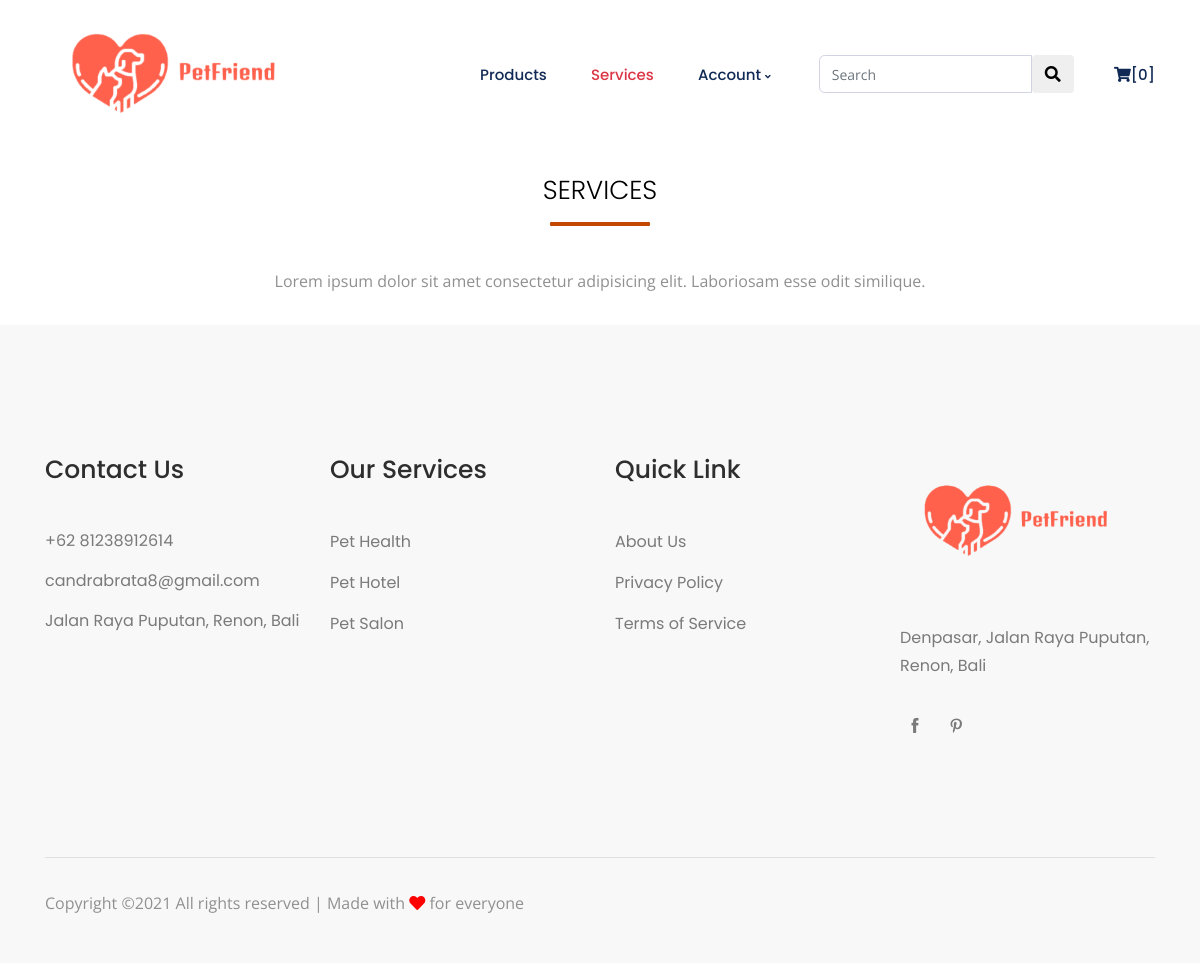
Before: /home/services with the older database file.
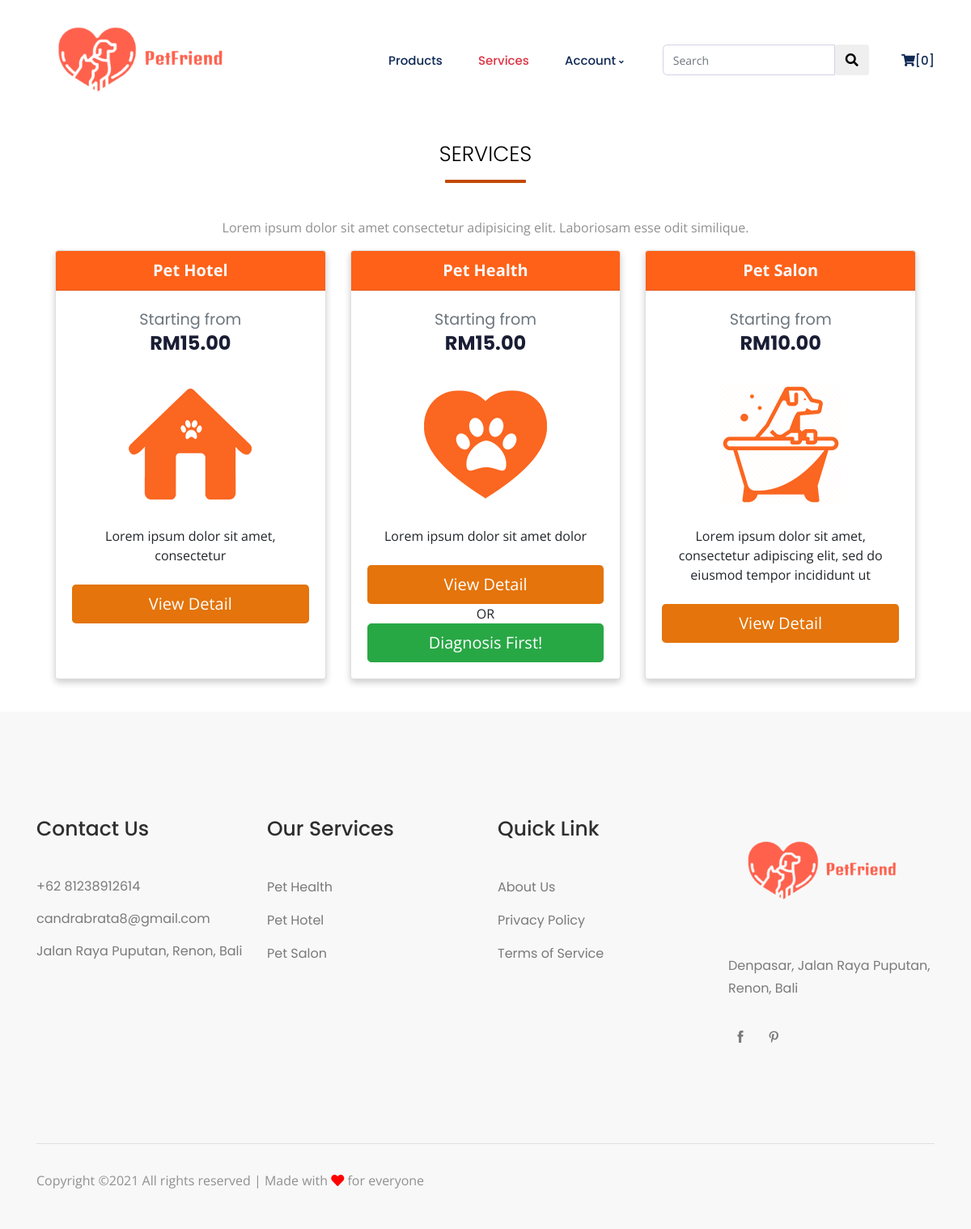
After: the same page with the newer database file.
### tables this page shows
CREATE TABLE `services` (
  `id` int(11) NOT NULL,
  `name` varchar(128) NOT NULL,
  `description` varchar(256) NOT NULL,
  `img` varchar(128) NOT NULL,
  `price` decimal(8,2) NOT NULL,
  `resource` int(10) NOT NULL,
  `is_available` int(11) NOT NULL
);

### application/controllers/Home.php (called while the page is built, shortened)
<?php
class Home extends CI_Controller {
	public function services()
	{
		$data['services'] = $this->model_services->show_data()->result();
        $data['title'] = 'Services';
        if(empty ($role_id))
        {
            $role = "2";
        }
        else
        {
            $role = $role_id;
        }
        $data['role_id'] =  $role;
        $this->load->view('home/header',$data);
        $this->load->view('home/services',$data);
        $this->load->view('home/footer');
    }
}

### index.php (called while the page is built, shortened)
<?php
require_once BASEPATH.'core/CodeIgniter.php';

### application/models/model_services.php (called while the page is built, shortened)
<?php
class Model_services extends CI_Model{
    public function show_data(){
        return $this->db->get('services');
    }
}

### application/helpers/pet_helper.php (called while the page is built, shortened)
<?php
function is_admin()
{
    $ci = get_instance();
    $role_id = $ci->session->userdata('role_id');
    if($role_id == 1)
    {
        return 1;
    }
    elseif($role_id == 2)
    {
        return 2;
    }
    elseif($role_id == 3)
    {
        return 3;
    }
    else
    {
        return false;
    }
}

### application/views/home/services.php (the view, shortened to what this page needs)
<h2 class="mt-4">Services</h2>
<p class="text-center">Lorem ipsum dolor sit amet consectetur adipisicing elit. Laboriosam esse odit similique.</p>
<div class="row">
    <div class="container">
        <div class="card-deck mb-3 mx-2 text-center">
        <?php foreach ($services as $s) : ?>
            <div class="card mb-4 shadow-sm single_service">
                <div class="card-header back-head text-light h5">
                    <strong class="my-0"><?= $s->name ?></strong>
                </div>
                <div class="card-body">
                    <h3 class="card-title pricing-card-title"><small class="text-muted">Starting from</small> <br><strong>RM<?= $s->price?></strong></h3>
                    <div class="img-services">
                        <img src="<?= base_url().'/assets/services/'.$s->img ?>" class="img-fluid">
                    </div>
                    <ul class="list-unstyled mt-0 mb-4">
                        <li><?= $s->description ?></li>
                    </ul>
                    <?php
                    if($s->name == "Pet Health")
                    {
                        if($role_id == 2)
                        {
                            echo anchor('home/detail_services/'.$s->id,'<div class="btn btn-lg btn-contact btn-block">View Detail</div>');
                            echo "OR";
                            echo anchor('home/diagnosis','<div class="btn btn-lg btn-block btn-success">Diagnosis First!</div>');
                        }
                        else
                        {
                            echo anchor('home/detail_services/'.$s->id,'<div class="btn btn-lg btn-contact btn-block">View Detail</div>');
                        }
                    }
                    else
                    {
                        echo anchor('home/detail_services/'.$s->id,'<div class="btn btn-lg btn-block btn-contact">View Detail</div>');
                    }
                    ?>
                </div>
            </div>
        <?php endforeach;?>
        </div>
    </div>
</div>

Changed rows visible on the page:
added services: name "Pet Hotel", price "15.00", img (picture), description "Lorem ipsum dolor sit amet, consectetur", id "View Detail"
added services: name "Pet Health", price "15.00", img (picture), description "Lorem ipsum dolor sit amet dolor", id "View Detail"
added services: name "Pet Salon", price "10.00", img (picture), description "Lorem ipsum dolor sit amet, consectetur adipiscing elit, sed do eiusmod tempor incididunt ut", id "View Detail"
